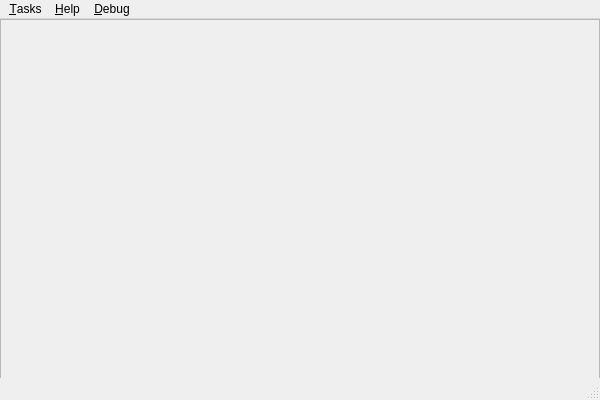
<?xml version="1.0" encoding="UTF-8"?>
<ui version="4.0">
 <class>MainWindow</class>
 <widget class="QMainWindow" name="MainWindow">
  <property name="geometry">
   <rect>
    <x>0</x>
    <y>0</y>
    <width>600</width>
    <height>400</height>
   </rect>
  </property>
  <property name="windowTitle">
   <string>Task management</string>
  </property>
  <widget class="QWidget" name="centralwidget">
   <widget class="QLabel" name="test_label">
    <property name="geometry">
     <rect>
      <x>650</x>
      <y>0</y>
      <width>20</width>
      <height>20</height>
     </rect>
    </property>
    <property name="text">
     <string>123</string>
    </property>
   </widget>
   <widget class="QScrollArea" name="task_list">
    <property name="geometry">
     <rect>
      <x>0</x>
      <y>0</y>
      <width>600</width>
      <height>380</height>
     </rect>
    </property>
    <property name="widgetResizable">
     <bool>true</bool>
    </property>
    <widget class="QWidget" name="scrollAreaWidgetContents">
     <property name="geometry">
      <rect>
       <x>0</x>
       <y>0</y>
       <width>598</width>
       <height>378</height>
      </rect>
     </property>
    </widget>
   </widget>
  </widget>
  <widget class="QMenuBar" name="menubar">
   <property name="geometry">
    <rect>
     <x>0</x>
     <y>0</y>
     <width>600</width>
     <height>21</height>
    </rect>
   </property>
   <widget class="QMenu" name="menu_Tasks">
    <property name="title">
     <string>&amp;Tasks</string>
    </property>
    <addaction name="action_New"/>
    <addaction name="separator"/>
    <addaction name="action_Quit"/>
   </widget>
   <widget class="QMenu" name="menu_Help">
    <property name="title">
     <string>&amp;Help</string>
    </property>
    <addaction name="action_About"/>
    <addaction name="actionOur_GitHub"/>
   </widget>
   <widget class="QMenu" name="menu_Debug">
    <property name="title">
     <string>&amp;Debug</string>
    </property>
    <addaction name="actionChange_test_label"/>
   </widget>
   <addaction name="menu_Tasks"/>
   <addaction name="menu_Help"/>
   <addaction name="menu_Debug"/>
  </widget>
  <widget class="QStatusBar" name="statusbar"/>
  <action name="action_New">
   <property name="text">
    <string>&amp;New...</string>
   </property>
   <property name="shortcut">
    <string>Ctrl+N</string>
   </property>
  </action>
  <action name="action_Quit">
   <property name="text">
    <string>&amp;Quit</string>
   </property>
   <property name="shortcut">
    <string>Ctrl+W</string>
   </property>
  </action>
  <action name="action_About">
   <property name="text">
    <string>&amp;About</string>
   </property>
  </action>
  <action name="actionOur_GitHub">
   <property name="text">
    <string>Our &amp;GitHub</string>
   </property>
  </action>
  <action name="actionChange_test_label">
   <property name="text">
    <string>Change test label</string>
   </property>
  </action>
 </widget>
 <resources/>
 <connections/>
</ui>
